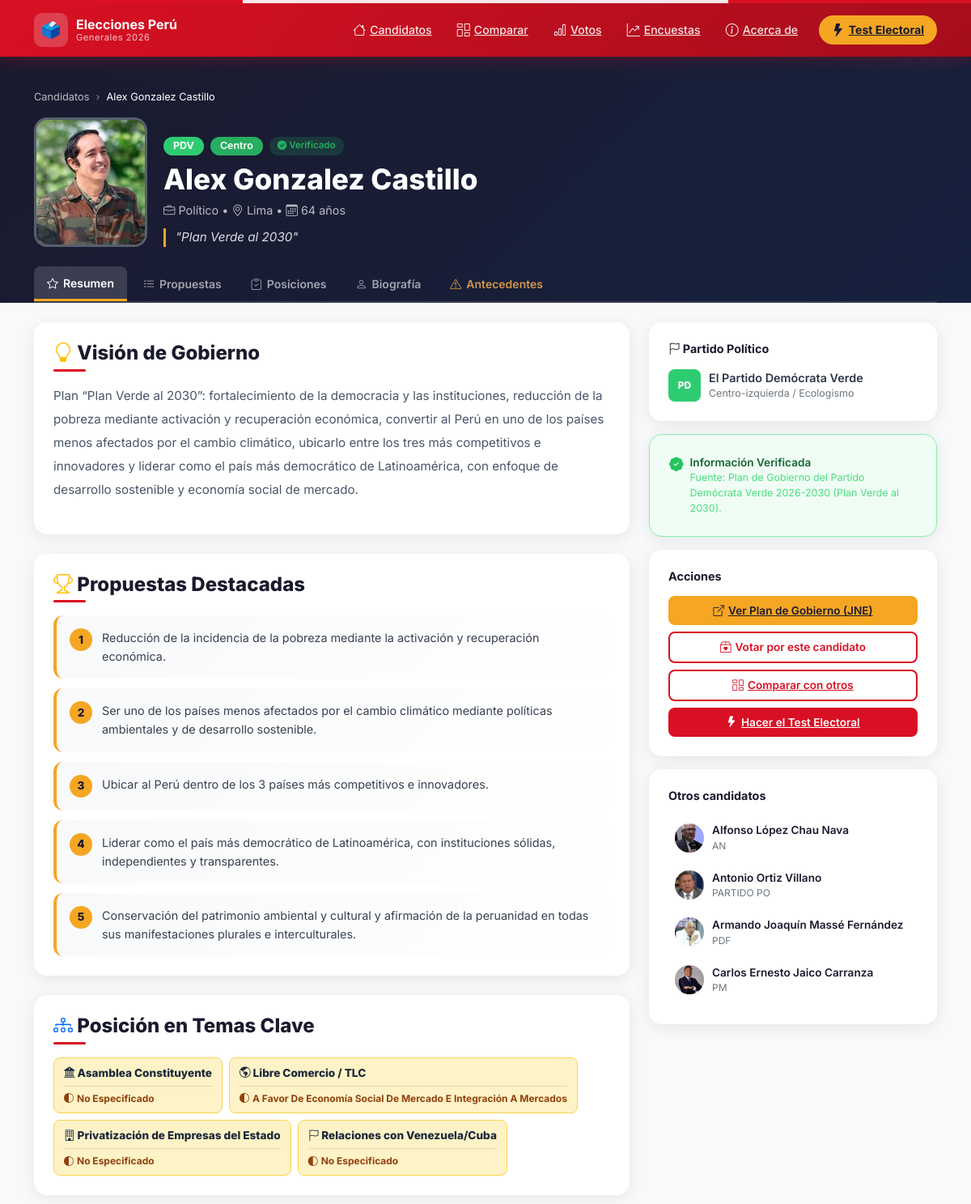
/candidato/alex-gonzalez-castillo/ (upper part), run on an earlier commit of the app's database.
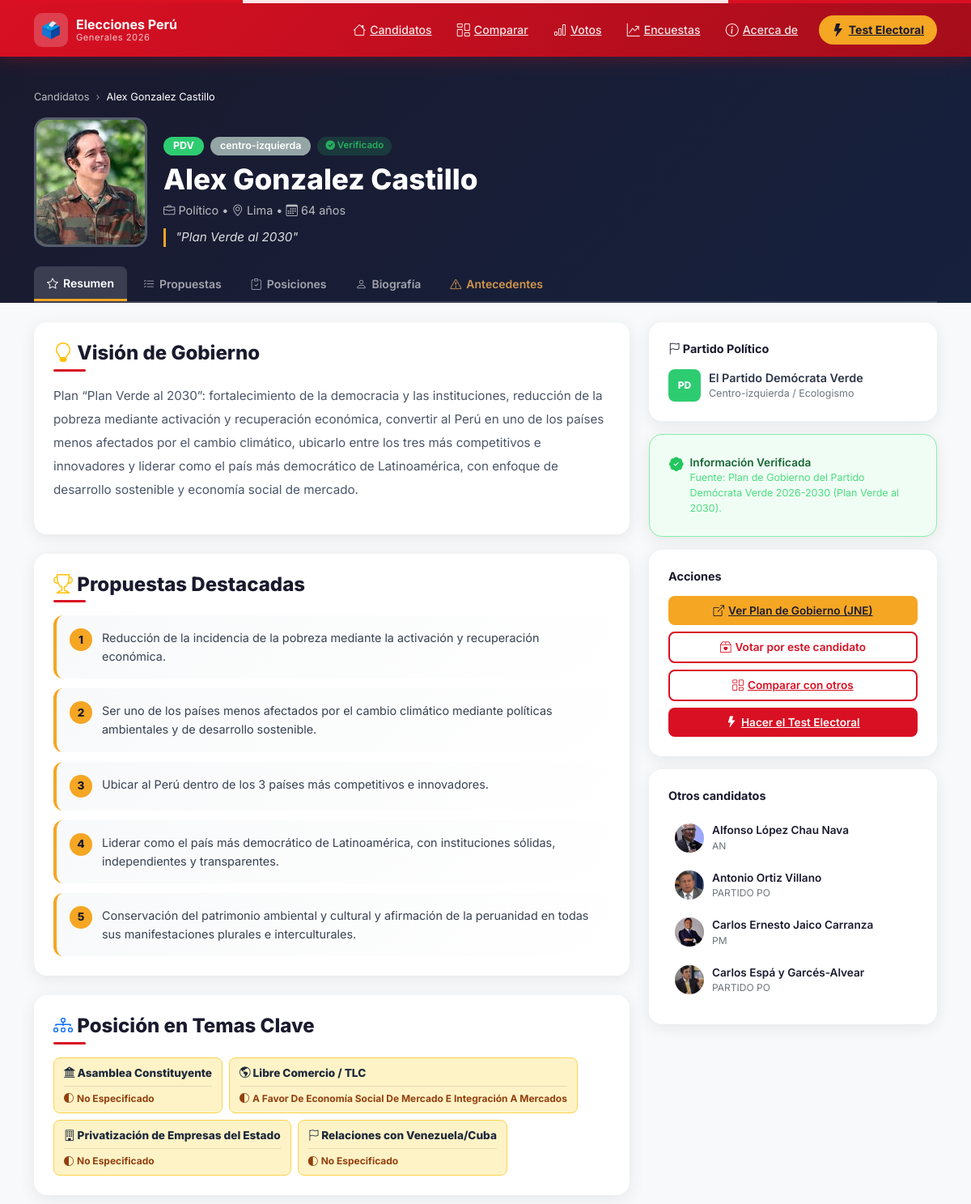
And on a later commit of the database.
### candidatos/models.py (models this page shows, shortened)
class Candidato(models.Model):
    POSICION_CHOICES = [
        ('izquierda', 'Izquierda'),
        ('centro_izquierda', 'Centro-Izquierda'),
        ('centro', 'Centro'),
        ('centro_derecha', 'Centro-Derecha'),
        ('derecha', 'Derecha'),
    ]
    nombre = models.CharField(max_length=200)
    slug = models.SlugField(max_length=200, unique=True, blank=True)
    partido = models.ForeignKey(Partido, on_delete=models.CASCADE, related_name='candidatos')
    foto = models.ImageField(upload_to='candidatos/', blank=True, null=True)
    foto_url = models.URLField(blank=True, help_text='URL de foto si no hay archivo subido')
    edad = models.IntegerField()
    region = models.CharField(max_length=100)
    profesion = models.CharField(max_length=200)
    posicion_politica = models.CharField(max_length=20, choices=POSICION_CHOICES, default='centro')
    posicion_politica_detalle = models.CharField(max_length=200, blank=True, help_text='Descripción detallada de la posición política')
    biografia = models.TextField()
    experiencia = models.TextField()
    antecedentes = models.TextField(blank=True, default='', help_text='Antecedentes legales o judiciales conocidos')
    lema = models.CharField(max_length=300, blank=True)
    es_destacado = models.BooleanField(default=False)
    link_plan_gobierno = models.URLField(blank=True, help_text='Link al PDF del plan de gobierno en JNE')
    resumen_propuestas = models.TextField(blank=True, help_text='Resumen general de las propuestas')
    propuestas_destacadas = models.JSONField(default=list, blank=True, help_text='Lista de propuestas destacadas')
    posicionamiento_issues = models.JSONField(default=dict, blank=True, help_text='Posición en temas clave como Asamblea Constituyente, Privatización, etc.')
    score_economia = models.IntegerField(default=5, help_text='1=Estado, 10=Libre mercado')
    score_seguridad = models.IntegerField(default=5, help_text='1=Derechos, 10=Mano dura')
    score_medio_ambiente = models.IntegerField(default=5, help_text='1=Conservador, 10=Progresista')
    score_educacion = models.IntegerField(default=5, help_text='1=Pública, 10=Privada')
    score_salud = models.IntegerField(default=5, help_text='1=Universal, 10=Privada')
    score_corrupcion = models.IntegerField(default=5, help_text='1=Investigado/StatusQuo, 10=AnticorrupcionRadical')
    score_descentralizacion = models.IntegerField(default=5, help_text='1=Centralista, 10=Federalista/Regionalista')
    ultima_actualizacion = models.DateField(auto_now=True)
    fuente_datos = models.CharField(max_length=200, default='Plan de Gobierno JNE 2026')
    verificado = models.BooleanField(default=False)
    orden = models.IntegerField(default=0)
    class Meta:
        verbose_name = 'Candidato'
        verbose_name_plural = 'Candidatos'
        ordering = ['orden', 'nombre']
    def get_foto(self):
        if self.foto:
            return self.foto.url
        if self.foto_url:
            return self.foto_url
        return None
    def posicion_label(self):
        return dict(self.POSICION_CHOICES).get(self.posicion_politica, '')
    def posicion_color(self):
        colors = {
            'izquierda': '#e74c3c',
            'centro_izquierda': '#e67e22',
            'centro': '#27ae60',
            'centro_derecha': '#2980b9',
            'derecha': '#8e44ad',
        }
        return colors.get(self.posicion_politica, '#95a5a6')

class Partido(models.Model):
    nombre = models.CharField(max_length=200)
    siglas = models.CharField(max_length=20)
    color_primario = models.CharField(max_length=7, default='#CC0000')
    color_secundario = models.CharField(max_length=7, default='#FFFFFF')
    logo = models.ImageField(upload_to='partidos/', blank=True, null=True)
    ideologia = models.CharField(max_length=100, blank=True)
    class Meta:
        verbose_name = 'Partido'
        verbose_name_plural = 'Partidos'
        ordering = ['nombre']

### candidatos/views.py (the view)
# urls.py: path('candidato/<slug:slug>/', views.candidato_detail, name='candidato_detail'),
def candidato_detail(request, slug):
    candidato = get_object_or_404(Candidato.objects.select_related('partido'), slug=slug)
    propuestas = candidato.propuestas.all()
    propuestas_por_tema = {}
    for p in propuestas:
        tema = p.get_tema_display()
        if tema not in propuestas_por_tema:
            propuestas_por_tema[tema] = []
        propuestas_por_tema[tema].append(p)
    otros_candidatos = Candidato.objects.exclude(id=candidato.id).select_related('partido')[:4]
    context = {
        'candidato': candidato,
        'propuestas_por_tema': propuestas_por_tema,
        'otros_candidatos': otros_candidatos,
    }
    return render(request, 'candidatos/candidato_detail.html', context)

### candidatos/templates/candidatos/candidato_detail.html (shortened to what the changed rows need)
{% extends 'candidatos/base.html' %}
{% load static %}
{% block content %}
<section style="background:linear-gradient(135deg,var(--dark),#16213e);padding:2.5rem 0 0;color:white">
    <div class="container">
        <nav aria-label="breadcrumb" class="mb-3">
            <ol class="breadcrumb breadcrumb-custom">
                <li class="breadcrumb-item"><a href="{% url 'candidatos:home' %}">Candidatos</a></li>
                <li class="breadcrumb-item active">{{ candidato.nombre }}</li>
            </ol>
        </nav>
        <div class="d-flex align-items-end hero-candidate-row" style="gap:1.25rem;flex-wrap:wrap">
            <div class="flex-shrink-0">
                <div class="hero-candidate-photo"
                    style="width:140px;height:160px;border-radius:16px;overflow:hidden;border:3px solid rgba(255,255,255,0.2);background:#2d3748;flex-shrink:0">
                    {% if candidato.get_foto %}
                    <img src="{{ candidato.get_foto }}" alt="{{ candidato.nombre }}"
                        style="width:100%;height:100%;object-fit:cover;object-position:top">
                    {% else %}
                    <div
                        style="width:100%;height:100%;display:flex;align-items:center;justify-content:center;font-size:60px;color:#4a5568">
                        <i class="bi bi-person-circle"></i>
                    </div>
                    {% endif %}
                </div>
            </div>
            <div class="flex-grow-1">
                <div class="d-flex flex-wrap gap-2 mb-2">
                    <span
                        style="background:{{ candidato.partido.color_primario }};color:white;border-radius:20px;padding:2px 12px;font-size:0.78rem;font-weight:700">
                        {{ candidato.partido.siglas }}
                    </span>
                    <span
                        style="background:{{ candidato.posicion_color }};color:white;border-radius:20px;padding:2px 12px;font-size:0.78rem;font-weight:600">
                        {% if candidato.posicion_label %}
                        {{ candidato.posicion_label }}
                        {% else %}
                        {{ candidato.posicion_politica|default:"(no informado)" }}
                        {% endif %}
                    </span>
                    {% if candidato.verificado %}
                    <span
                        style="background:rgba(39,174,96,0.2);color:#27ae60;border-radius:20px;padding:2px 10px;font-size:0.72rem;font-weight:600">
                        <i class="bi bi-check-circle-fill"></i> Verificado
                    </span>
                    {% endif %}
                </div>
                <h1 class="hero-candidate-name"
                    style="font-size:clamp(1.35rem,3vw,2.2rem);font-weight:800;margin-bottom:0.4rem">{{ candidato.nombre }}</h1>
                <div style="color:rgba(255,255,255,0.7);font-size:0.9rem;margin-bottom:0.75rem">
                    <i class="bi bi-briefcase"></i> {{ candidato.profesion }} &bull;
                    <i class="bi bi-geo-alt"></i> {{ candidato.region }} &bull;
                    <i class="bi bi-calendar3"></i> {{ candidato.edad }} años
                </div>
                {% if candidato.lema %}
                <p
                    style="font-style:italic;color:rgba(255,255,255,0.85);font-size:0.95rem;border-left:3px solid var(--gold);padding-left:0.75rem;max-width:500px;margin-bottom:0">
                    "{{ candidato.lema }}"
                </p>
                {% endif %}
            </div>
        </div>
    </div>
</section>
<div class="container py-4">
    <div class="row g-4">
        <div class="col-lg-8">
            <div id="content-resumen" class="tab-content-pane">
                {% if candidato.resumen_propuestas %}
                <div class="card-white mb-4">
                    <h3 class="section-title mb-3">
                        <i class="bi bi-lightbulb text-warning"></i> Visión de Gobierno
                    </h3>
                    <p style="line-height:1.9;color:#4a5568;font-size:0.95rem">{{ candidato.resumen_propuestas }}</p>
                </div>
                {% endif %}
                {% if candidato.propuestas_destacadas %}
                <div class="card-white mb-4">
                    <div class="propuestas-destacadas">
                        {% for propuesta in candidato.propuestas_destacadas %}
                        <div class="propuesta-destacada-item">
                            <div class="propuesta-num">{{ forloop.counter }}</div>
                            <div class="propuesta-texto">{{ propuesta }}</div>
                        </div>
                        {% endfor %}
                    </div>
                </div>
                {% endif %}
                {% if candidato.posicionamiento_issues %}
                <div class="card-white mb-4">
                    <div class="issues-grid">
                        {% for issue, posicion in candidato.posicionamiento_issues.items %}
                        <div
                            class="issue-badge {% if posicion == 'a favor' %}a-favor{% elif posicion == 'en contra' %}en-contra{% elif posicion == 'neutral' %}neutral{% else %}parcial{% endif %}">
                            <span class="issue-label"
                                style="font-size: 0.85rem; font-weight: 800; color: #1e293b; padding-bottom: 6px; border-bottom: 1px solid rgba(0,0,0,0.1); margin-bottom: 6px; display: block;">
                                {% if issue == 'asamblea_constituyente' %}
                                <i class="bi bi-bank2"></i> Asamblea Constituyente
                                {% elif issue == 'privatizacion_empresas_estado' %}
                                <i class="bi bi-building"></i> Privatización de Empresas del Estado
                                {% elif issue == 'libre_comercio_tlc' %}
                                <i class="bi bi-globe-americas"></i> Libre Comercio / TLC
                                {% elif issue == 'pena_muerte' %}
                                <i class="bi bi-exclamation-octagon"></i> Pena de Muerte
                                {% elif issue == 'relaciones_venezuela_cuba' %}
                                <i class="bi bi-flag"></i> Relaciones con Venezuela/Cuba
                                {% elif issue == 'matrimonio_igualitario' %}
                                <i class="bi bi-heart"></i> Matrimonio Igualitario
                                {% elif issue == 'medio_ambiente_prioridad_absoluta' %}
                                <i class="bi bi-tree"></i> Medio Ambiente como Prioridad
                                {% elif issue == 'derechos_animales' %}
                                <i class="bi bi-emoji-heart-eyes"></i> Derechos de los Animales
                                {% else %}
                                <i class="bi bi-hash"></i> {{ issue|cut:"_"|title }}
                                {% endif %}
                            </span>
                            <span class="issue-value">
                                {% if posicion == 'a favor' %}
                                <i class="bi bi-check-circle-fill"></i> A favor
                                {% elif posicion == 'en contra' %}
                                <i class="bi bi-x-circle-fill"></i> En contra
                                {% elif posicion == 'neutral' %}
                                <i class="bi bi-dash-circle-fill"></i> Neutral
                                {% else %}
                                <i class="bi bi-circle-half"></i> {{ posicion|title }}
                                {% endif %}
                            </span>
                        </div>
                        {% endfor %}
                    </div>
                </div>
                {% endif %}
            </div>
        </div>
        <div class="col-lg-4">
            <div class="card-white mb-3">
                <div style="display:flex;align-items:center;gap:10px">
                    <div
                        style="width:40px;height:40px;border-radius:8px;background:{{ candidato.partido.color_primario }};display:flex;align-items:center;justify-content:center;color:white;font-weight:800;font-size:0.75rem;flex-shrink:0">
                        {{ candidato.partido.siglas|slice:":2" }}
                    </div>
                    <div>
                        <div style="font-weight:600;font-size:0.9rem">{{ candidato.partido.nombre }}</div>
                        {% if candidato.partido.ideologia %}
                        <div style="font-size:0.78rem;color:var(--text-muted-custom)">{{ candidato.partido.ideologia }}
                        </div>
                        {% endif %}
                    </div>
                </div>
            </div>
            {% if candidato.fuente_datos or candidato.verificado %}
            <div class="card-white mb-3" style="background:#f0fdf4;border:1px solid #86efac">
                <div class="d-flex align-items-start gap-2">
                    <i class="bi bi-patch-check-fill" style="color:#22c55e;font-size:1.1rem"></i>
                    <div>
                        <div style="font-weight:600;font-size:0.85rem;color:#166534">Información Verificada</div>
                        <div style="font-size:0.78rem;color:#4ade80">Fuente: {{ candidato.fuente_datos }}</div>
                    </div>
                </div>
            </div>
            {% endif %}
            {% if otros_candidatos %}
            <div class="card-white">
                {% for otro in otros_candidatos %}
                <a href="{% url 'candidatos:candidato_detail' otro.slug %}"
                    style="text-decoration:none;display:flex;align-items:center;gap:10px;padding:0.5rem;border-radius:8px;transition:background 0.2s;margin-bottom:0.25rem"
                    onmouseover="this.style.background='#f8f9fa'" onmouseout="this.style.background='transparent'">
                    <div
                        style="width:36px;height:36px;border-radius:50%;background:#e9ecef;overflow:hidden;flex-shrink:0">
                        {% if otro.get_foto %}
                        <img src="{{ otro.get_foto }}" alt="{{ otro.nombre }}"
                            style="width:100%;height:100%;object-fit:cover">
                        {% else %}
                        <div
                            style="width:100%;height:100%;display:flex;align-items:center;justify-content:center;font-size:18px;color:#adb5bd">
                            <i class="bi bi-person-fill"></i>
                        </div>
                        {% endif %}
                    </div>
                    <div>
                        <div style="font-size:0.85rem;font-weight:600;color:var(--dark)">{{ otro.nombre }}</div>
                        <div style="font-size:0.75rem;color:var(--text-muted-custom)">{{ otro.partido.siglas }}</div>
                    </div>
                </a>
                {% endfor %}
            </div>
            {% endif %}
        </div>
    </div>
</div>
<link rel="stylesheet" href="{% static 'css/candidato_detail.css' %}">
{% endblock %}

What changed in the data, as far as the page shows it:
no longer on this page (row edited): Candidato: get_foto (picture), nombre "Armando Joaquín Massé Fernández", partido.siglas "PDF"
changed Candidato "Alex Gonzalez Castillo": posicion_politica (not shown) → "centro-izquierda"; posicion_label "Centro" → (not shown)
now on this page (row edited): Candidato: get_foto (picture), nombre "Carlos Espá y Garcés-Alvear", partido.siglas "PARTIDO PO"
